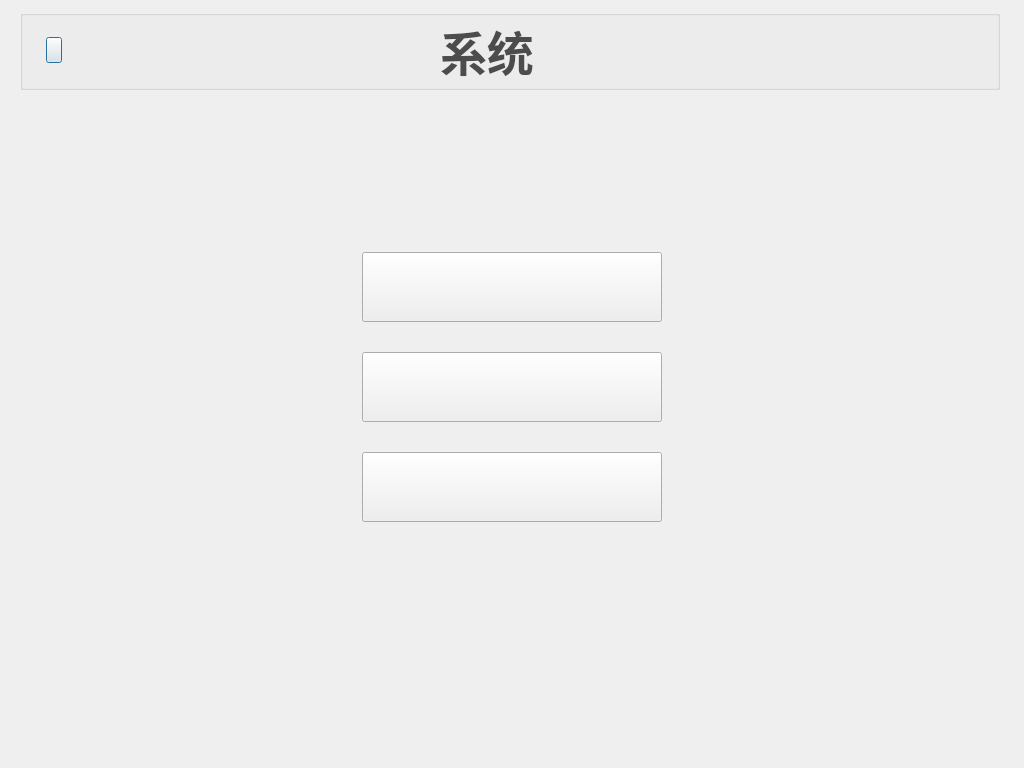
<?xml version="1.0" encoding="UTF-8"?>
<ui version="4.0">
 <class>SystemW</class>
 <widget class="QDialog" name="SystemW">
  <property name="geometry">
   <rect>
    <x>0</x>
    <y>0</y>
    <width>1024</width>
    <height>768</height>
   </rect>
  </property>
  <property name="font">
   <font>
    <family>宋体</family>
   </font>
  </property>
  <property name="windowTitle">
   <string>Dialog</string>
  </property>
  <property name="styleSheet">
   <string notr="true">#SystemW
{
	border-image: url(:/new/prefix1/image/systemimag/back_board.png);
}
</string>
  </property>
  <widget class="QGroupBox" name="titleGroupBox">
   <property name="geometry">
    <rect>
     <x>20</x>
     <y>10</y>
     <width>980</width>
     <height>80</height>
    </rect>
   </property>
   <property name="font">
    <font>
     <family>宋体</family>
    </font>
   </property>
   <property name="styleSheet">
    <string notr="true">#titleGroupBox
{
border-image: url(:/new/prefix1/image/systemimag/back_board1.png);
}</string>
   </property>
   <property name="title">
    <string/>
   </property>
   <property name="flat">
    <bool>false</bool>
   </property>
   <widget class="QPushButton" name="returnMoreButton">
    <property name="geometry">
     <rect>
      <x>26</x>
      <y>27</y>
      <width>16</width>
      <height>26</height>
     </rect>
    </property>
    <property name="font">
     <font>
      <family>宋体</family>
     </font>
    </property>
    <property name="styleSheet">
     <string notr="true">border-image: url(:/new/prefix1/image/systemimag/return.png);</string>
    </property>
    <property name="text">
     <string/>
    </property>
   </widget>
   <widget class="QLabel" name="titleLabel">
    <property name="geometry">
     <rect>
      <x>420</x>
      <y>11</y>
      <width>101</width>
      <height>58</height>
     </rect>
    </property>
    <property name="font">
     <font>
      <family>宋体</family>
      <pointsize>35</pointsize>
      <weight>75</weight>
      <bold>true</bold>
     </font>
    </property>
    <property name="styleSheet">
     <string notr="true">color: rgb(76, 76, 76);</string>
    </property>
    <property name="frameShape">
     <enum>QFrame::NoFrame</enum>
    </property>
    <property name="frameShadow">
     <enum>QFrame::Plain</enum>
    </property>
    <property name="lineWidth">
     <number>0</number>
    </property>
    <property name="text">
     <string>系统</string>
    </property>
   </widget>
  </widget>
  <widget class="QPushButton" name="shutdownButton">
   <property name="geometry">
    <rect>
     <x>362</x>
     <y>252</y>
     <width>300</width>
     <height>70</height>
    </rect>
   </property>
   <property name="font">
    <font>
     <family>宋体</family>
    </font>
   </property>
   <property name="styleSheet">
    <string notr="true">QPushButton{border-image: url(:/new/prefix1/image/systemimag/shut_down.png)}
QPushButton:hover{border-image: url(:/new/prefix1/image/systemimag/shut_down.png)}
QPushButton:pressed{border-image: url(:/new/prefix1/image/systemimag/shut_down1.png)}</string>
   </property>
   <property name="text">
    <string/>
   </property>
  </widget>
  <widget class="QPushButton" name="rebootButton">
   <property name="geometry">
    <rect>
     <x>362</x>
     <y>352</y>
     <width>300</width>
     <height>70</height>
    </rect>
   </property>
   <property name="font">
    <font>
     <family>宋体</family>
    </font>
   </property>
   <property name="styleSheet">
    <string notr="true">QPushButton{border-image: url(:/new/prefix1/image/systemimag/reset.png)}
QPushButton:hover{border-image: url(:/new/prefix1/image/systemimag/reset.png)}
QPushButton:pressed{border-image: url(:/new/prefix1/image/systemimag/reset1.png)}</string>
   </property>
   <property name="text">
    <string/>
   </property>
  </widget>
  <widget class="QPushButton" name="aboutButton">
   <property name="geometry">
    <rect>
     <x>362</x>
     <y>452</y>
     <width>300</width>
     <height>70</height>
    </rect>
   </property>
   <property name="font">
    <font>
     <family>宋体</family>
    </font>
   </property>
   <property name="styleSheet">
    <string notr="true">QPushButton{border-image: url(:/new/prefix1/image/systemimag/as.png)}
QPushButton:hover{border-image: url(:/new/prefix1/image/systemimag/as.png)}
QPushButton:pressed{border-image: url(:/new/prefix1/image/systemimag/as1.png)}</string>
   </property>
   <property name="text">
    <string/>
   </property>
  </widget>
 </widget>
 <resources/>
 <connections/>
</ui>
